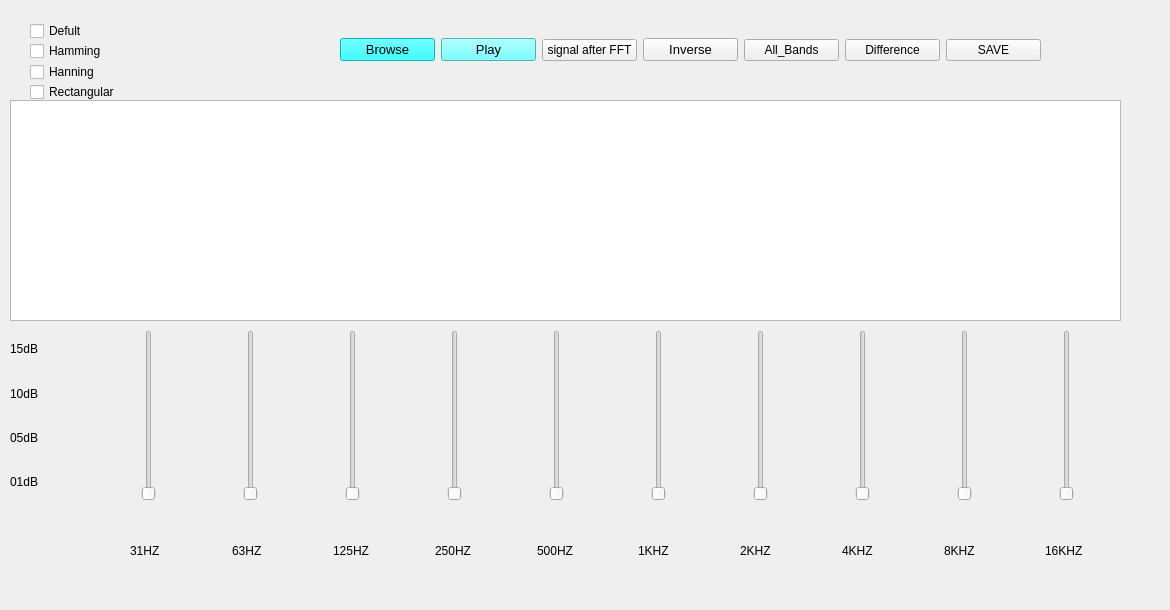
  <widget class="QWidget" name="centralwidget">
   <widget class="QWidget" name="horizontalLayoutWidget">
    <property name="geometry">
     <rect>
      <x>60</x>
      <y>330</y>
      <width>1101</width>
      <height>171</height>
     </rect>
    </property>
    <layout class="QHBoxLayout" name="horizontalLayout">
     <item>
      <widget class="QSlider" name="verticalSlider_9">
       <property name="orientation">
        <enum>Qt::Vertical</enum>
       </property>
      </widget>
     </item>
     <item>
      <widget class="QSlider" name="verticalSlider_8">
       <property name="orientation">
        <enum>Qt::Vertical</enum>
       </property>
      </widget>
     </item>
     <item>
      <widget class="QSlider" name="verticalSlider_7">
       <property name="orientation">
        <enum>Qt::Vertical</enum>
       </property>
      </widget>
     </item>
     <item>
      <widget class="QSlider" name="verticalSlider_6">
       <property name="orientation">
        <enum>Qt::Vertical</enum>
       </property>
      </widget>
     </item>
     <item>
      <widget class="QSlider" name="verticalSlider_5">
       <property name="orientation">
        <enum>Qt::Vertical</enum>
       </property>
      </widget>
     </item>
     <item>
      <widget class="QSlider" name="verticalSlider_4">
       <property name="orientation">
        <enum>Qt::Vertical</enum>
       </property>
      </widget>
     </item>
     <item>
      <widget class="QSlider" name="verticalSlider_3">
       <property name="orientation">
        <enum>Qt::Vertical</enum>
       </property>
      </widget>
     </item>
     <item>
      <widget class="QSlider" name="verticalSlider_2">
       <property name="orientation">
        <enum>Qt::Vertical</enum>
       </property>
      </widget>
     </item>
     <item>
      <widget class="QSlider" name="verticalSlider_1">
       <property name="orientation">
        <enum>Qt::Vertical</enum>
       </property>
      </widget>
     </item>
     <item>
      <widget class="QSlider" name="verticalSlider_0">
       <property name="orientation">
        <enum>Qt::Vertical</enum>
       </property>
      </widget>
     </item>
    </layout>
   </widget>
   <widget class="QWidget" name="horizontalLayoutWidget_2">
    <property name="geometry">
     <rect>
      <x>130</x>
      <y>500</y>
      <width>1011</width>
      <height>101</height>
     </rect>
    </property>
    <layout class="QHBoxLayout" name="horizontalLayout_2">
     <item>
      <widget class="QLabel" name="label_6">
       <property name="text">
        <string>31HZ</string>
       </property>
      </widget>
     </item>
     <item>
      <widget class="QLabel" name="label_4">
       <property name="text">
        <string>63HZ</string>
       </property>
      </widget>
     </item>
     <item>
      <widget class="QLabel" name="label_3">
       <property name="text">
        <string>125HZ</string>
       </property>
      </widget>
     </item>
     <item>
      <widget class="QLabel" name="label_2">
       <property name="text">
        <string>250HZ</string>
       </property>
      </widget>
     </item>
     <item>
      <widget class="QLabel" name="label_5">
       <property name="text">
        <string>500HZ</string>
       </property>
      </widget>
     </item>
     <item>
      <widget class="QLabel" name="label_11">
       <property name="text">
        <string>1KHZ</string>
       </property>
      </widget>
     </item>
     <item>
      <widget class="QLabel" name="label_7">
       <property name="text">
        <string>2KHZ</string>
       </property>
      </widget>
     </item>
     <item>
      <widget class="QLabel" name="label_10">
       <property name="text">
        <string>4KHZ</string>
       </property>
      </widget>
     </item>
     <item>
      <widget class="QLabel" name="label_9">
       <property name="text">
        <string>8KHZ</string>
       </property>
      </widget>
     </item>
     <item>
      <widget class="QLabel" name="label_8">
       <property name="text">
        <string>16KHZ</string>
       </property>
      </widget>
     </item>
    </layout>
   </widget>
   <widget class="QWidget" name="verticalLayoutWidget">
    <property name="geometry">
     <rect>
      <x>10</x>
      <y>330</y>
      <width>41</width>
      <height>171</height>
     </rect>
    </property>
    <layout class="QVBoxLayout" name="verticalLayout">
     <item>
      <widget class="QLabel" name="label_14">
       <property name="text">
        <string>15dB</string>
       </property>
      </widget>
     </item>
     <item>
      <widget class="QLabel" name="label_13">
       <property name="text">
        <string>10dB</string>
       </property>
      </widget>
     </item>
     <item>
      <widget class="QLabel" name="label_12">
       <property name="text">
        <string>05dB</string>
       </property>
      </widget>
     </item>
     <item>
      <widget class="QLabel" name="label">
       <property name="text">
        <string>01dB</string>
       </property>
      </widget>
     </item>
    </layout>
   </widget>
   <widget class="QWidget" name="verticalLayoutWidget_2">
    <property name="geometry">
     <rect>
      <x>10</x>
      <y>100</y>
      <width>1111</width>
      <height>221</height>
     </rect>
    </property>
    <layout class="QVBoxLayout" name="verticalLayout_2">
     <item>
      <widget class="PlotWidget" name="graphicsView"/>
     </item>
    </layout>
   </widget>
   <widget class="QWidget" name="verticalLayoutWidget_3">
    <property name="geometry">
     <rect>
      <x>30</x>
      <y>20</y>
      <width>160</width>
      <height>22</height>
     </rect>
    </property>
    <layout class="QVBoxLayout" name="verticalLayout_3">
     <item>
      <widget class="QCheckBox" name="Defult">
       <property name="text">
        <string>Defult</string>
       </property>
      </widget>
     </item>
    </layout>
   </widget>
   <widget class="QWidget" name="verticalLayoutWidget_4">
    <property name="geometry">
     <rect>
      <x>30</x>
      <y>61</y>
      <width>161</width>
      <height>22</height>
     </rect>
    </property>
    <layout class="QVBoxLayout" name="verticalLayout_4">
     <item>
      <widget class="QCheckBox" name="checkBox_2">
       <property name="text">
        <string>Hanning</string>
       </property>
      </widget>
     </item>
    </layout>
   </widget>
   <widget class="QWidget" name="verticalLayoutWidget_5">
    <property name="geometry">
     <rect>
      <x>30</x>
      <y>81</y>
      <width>160</width>
      <height>22</height>
     </rect>
    </property>
    <layout class="QVBoxLayout" name="verticalLayout_5">
     <item>
      <widget class="QCheckBox" name="checkBox_3">
       <property name="text">
        <string>Rectangular</string>
       </property>
      </widget>
     </item>
    </layout>
   </widget>
   <widget class="QWidget" name="horizontalLayoutWidget_3">
    <property name="geometry">
     <rect>
      <x>340</x>
      <y>10</y>
      <width>701</width>
      <height>80</height>
     </rect>
    </property>
    <layout class="QHBoxLayout" name="horizontalLayout_3">
     <item>
      <widget class="QPushButton" name="Browse">
       <property name="palette">
        <palette>
         <active>
          <colorrole role="WindowText">
           <brush brushstyle="SolidPattern">
            <color alpha="255">
             <red>0</red>
             <green>0</green>
             <blue>0</blue>
            </color>
           </brush>
          </colorrole>
          <colorrole role="Button">
           <brush brushstyle="SolidPattern">
            <color alpha="255">
             <red>0</red>
             <green>255</green>
             <blue>255</blue>
            </color>
           </brush>
          </colorrole>
          <colorrole role="Light">
           <brush brushstyle="SolidPattern">
            <color alpha="255">
             <red>127</red>
             <green>255</green>
             <blue>255</blue>
            </color>
           </brush>
          </colorrole>
          <colorrole role="Midlight">
           <brush brushstyle="SolidPattern">
            <color alpha="255">
             <red>63</red>
             <green>255</green>
             <blue>255</blue>
            </color>
           </brush>
          </colorrole>
          <colorrole role="Dark">
           <brush brushstyle="SolidPattern">
            <color alpha="255">
             <red>0</red>
             <green>127</green>
             <blue>127</blue>
            </color>
           </brush>
          </colorrole>
          <colorrole role="Mid">
           <brush brushstyle="SolidPattern">
            <color alpha="255">
             <red>0</red>
             <green>170</green>
             <blue>170</blue>
            </color>
           </brush>
          </colorrole>
          <colorrole role="Text">
           <brush brushstyle="SolidPattern">
            <color alpha="255">
             <red>0</red>
             <green>0</green>
             <blue>0</blue>
            </color>
           </brush>
          </colorrole>
          <colorrole role="BrightText">
           <brush brushstyle="SolidPattern">
            <color alpha="255">
             <red>255</red>
             <green>255</green>
             <blue>255</blue>
            </color>
           </brush>
          </colorrole>
          <colorrole role="ButtonText">
           <brush brushstyle="SolidPattern">
            <color alpha="255">
             <red>0</red>
             <green>0</green>
             <blue>0</blue>
            </color>
           </brush>
          </colorrole>
          <colorrole role="Base">
           <brush brushstyle="SolidPattern">
            <color alpha="255">
             <red>255</red>
             <green>255</green>
             <blue>255</blue>
            </color>
           </brush>
          </colorrole>
          <colorrole role="Window">
           <brush brushstyle="SolidPattern">
            <color alpha="255">
             <red>0</red>
             <green>255</green>
             <blue>255</blue>
            </color>
           </brush>
          </colorrole>
          <colorrole role="Shadow">
           <brush brushstyle="SolidPattern">
            <color alpha="255">
             <red>0</red>
             <green>0</green>
             <blue>0</blue>
            </color>
           </brush>
          </colorrole>
          <colorrole role="AlternateBase">
           <brush brushstyle="SolidPattern">
            <color alpha="255">
             <red>127</red>
             <green>255</green>
             <blue>255</blue>
            </color>
           </brush>
          </colorrole>
          <colorrole role="ToolTipBase">
           <brush brushstyle="SolidPattern">
            <color alpha="255">
             <red>255</red>
             <green>255</green>
             <blue>220</blue>
            </color>
           </brush>
          </colorrole>
          <colorrole role="ToolTipText">
           <brush brushstyle="SolidPattern">
            <color alpha="255">
             <red>0</red>
             <green>0</green>
             <blue>0</blue>
            </color>
           </brush>
          </colorrole>
         </active>
         <inactive>
          <colorrole role="WindowText">
           <brush brushstyle="SolidPattern">
            <color alpha="255">
             <red>0</red>
             <green>0</green>
             <blue>0</blue>
            </color>
           </brush>
          </colorrole>
          <colorrole role="Button">
           <brush brushstyle="SolidPattern">
            <color alpha="255">
             <red>0</red>
             <green>255</green>
             <blue>255</blue>
            </color>
           </brush>
          </colorrole>
          <colorrole role="Light">
           <brush brushstyle="SolidPattern">
            <color alpha="255">
             <red>127</red>
             <green>255</green>
             <blue>255</blue>
            </color>
           </brush>
          </colorrole>
          <colorrole role="Midlight">
           <brush brushstyle="SolidPattern">
            <color alpha="255">
             <red>63</red>
             <green>255</green>
             <blue>255</blue>
            </color>
           </brush>
          </colorrole>
          <colorrole role="Dark">
           <brush brushstyle="SolidPattern">
            <color alpha="255">
             <red>0</red>
             <green>127</green>
             <blue>127</blue>
            </color>
           </brush>
          </colorrole>
          <colorrole role="Mid">
           <brush brushstyle="SolidPattern">
            <color alpha="255">
             <red>0</red>
             <green>170</green>
             <blue>170</blue>
            </color>
           </brush>
          </colorrole>
          <colorrole role="Text">
           <brush brushstyle="SolidPattern">
            <color alpha="255">
             <red>0</red>
             <green>0</green>
             <blue>0</blue>
            </color>
           </brush>
          </colorrole>
          <colorrole role="BrightText">
           <brush brushstyle="SolidPattern">
            <color alpha="255">
             <red>255</red>
             <green>255</green>
             <blue>255</blue>
            </color>
           </brush>
          </colorrole>
          <colorrole role="ButtonText">
           <brush brushstyle="SolidPattern">
            <color alpha="255">
             <red>0</red>
             <green>0</green>
             <blue>0</blue>
            </color>
           </brush>
          </colorrole>
          <colorrole role="Base">
           <brush brushstyle="SolidPattern">
            <color alpha="255">
             <red>255</red>
             <green>255</green>
             <blue>255</blue>
            </color>
           </brush>
          </colorrole>
          <colorrole role="Window">
           <brush brushstyle="SolidPattern">
            <color alpha="255">
             <red>0</red>
             <green>255</green>
             <blue>255</blue>
            </color>
           </brush>
          </colorrole>
          <colorrole role="Shadow">
           <brush brushstyle="SolidPattern">
            <color alpha="255">
             <red>0</red>
             <green>0</green>
             <blue>0</blue>
            </color>
           </brush>
          </colorrole>
          <colorrole role="AlternateBase">
           <brush brushstyle="SolidPattern">
            <color alpha="255">
             <red>127</red>
             <green>255</green>
             <blue>255</blue>
            </color>
           </brush>
          </colorrole>
          <colorrole role="ToolTipBase">
           <brush brushstyle="SolidPattern">
            <color alpha="255">
             <red>255</red>
             <green>255</green>
             <blue>220</blue>
            </color>
           </brush>
          </colorrole>
          <colorrole role="ToolTipText">
           <brush brushstyle="SolidPattern">
            <color alpha="255">
             <red>0</red>
             <green>0</green>
             <blue>0</blue>
            </color>
           </brush>
          </colorrole>
         </inactive>
         <disabled>
          <colorrole role="WindowText">
           <brush brushstyle="SolidPattern">
            <color alpha="255">
             <red>0</red>
             <green>127</green>
             <blue>127</blue>
            </color>
           </brush>
          </colorrole>
          <colorrole role="Button">
           <brush brushstyle="SolidPattern">
            <color alpha="255">
             <red>0</red>
             <green>255</green>
             <blue>255</blue>
            </color>
           </brush>
          </colorrole>
          <colorrole role="Light">
           <brush brushstyle="SolidPattern">
            <color alpha="255">
             <red>127</red>
             <green>255</green>
             <blue>255</blue>
            </color>
           </brush>
          </colorrole>
          <colorrole role="Midlight">
           <brush brushstyle="SolidPattern">
            <color alpha="255">
             <red>63</red>
             <green>255</green>
             <blue>255</blue>
            </color>
           </brush>
          </colorrole>
          <colorrole role="Dark">
           <brush brushstyle="SolidPattern">
            <color alpha="255">
             <red>0</red>
             <green>127</green>
             <blue>127</blue>
            </color>
           </brush>
          </colorrole>
          <colorrole role="Mid">
           <brush brushstyle="SolidPattern">
            <color alpha="255">
             <red>0</red>
             <green>170</green>
             <blue>170</blue>
            </color>
           </brush>
          </colorrole>
          <colorrole role="Text">
           <brush brushstyle="SolidPattern">
            <color alpha="255">
             <red>0</red>
             <green>127</green>
             <blue>127</blue>
            </color>
           </brush>
          </colorrole>
          <colorrole role="BrightText">
           <brush brushstyle="SolidPattern">
            <color alpha="255">
             <red>255</red>
             <green>255</green>
             <blue>255</blue>
            </color>
           </brush>
          </colorrole>
          <colorrole role="ButtonText">
           <brush brushstyle="SolidPattern">
            <color alpha="255">
             <red>0</red>
             <green>127</green>
             <blue>127</blue>
            </color>
           </brush>
          </colorrole>
          <colorrole role="Base">
           <brush brushstyle="SolidPattern">
            <color alpha="255">
             <red>0</red>
             <green>255</green>
             <blue>255</blue>
            </color>
           </brush>
          </colorrole>
          <colorrole role="Window">
           <brush brushstyle="SolidPattern">
            <color alpha="255">
             <red>0</red>
             <green>255</green>
             <blue>255</blue>
            </color>
           </brush>
          </colorrole>
          <colorrole role="Shadow">
           <brush brushstyle="SolidPattern">
            <color alpha="255">
             <red>0</red>
             <green>0</green>
             <blue>0</blue>
            </color>
           </brush>
          </colorrole>
          <colorrole role="AlternateBase">
           <brush brushstyle="SolidPattern">
            <color alpha="255">
             <red>0</red>
             <green>255</green>
             <blue>255</blue>
            </color>
           </brush>
          </colorrole>
          <colorrole role="ToolTipBase">
           <brush brushstyle="SolidPattern">
            <color alpha="255">
             <red>255</red>
             <green>255</green>
             <blue>220</blue>
            </color>
           </brush>
          </colorrole>
          <colorrole role="ToolTipText">
           <brush brushstyle="SolidPattern">
            <color alpha="255">
             <red>0</red>
             <green>0</green>
             <blue>0</blue>
            </color>
           </brush>
          </colorrole>
         </disabled>
        </palette>
       </property>
       <property name="font">
        <font>
         <pointsize>10</pointsize>
        </font>
       </property>
       <property name="text">
        <string>Browse</string>
       </property>
      </widget>
     </item>
     <item>
      <widget class="QPushButton" name="Play">
       <property name="palette">
        <palette>
         <active>
          <colorrole role="WindowText">
           <brush brushstyle="SolidPattern">
            <color alpha="255">
             <red>0</red>
             <green>0</green>
             <blue>0</blue>
            </color>
           </brush>
          </colorrole>
          <colorrole role="Button">
           <brush brushstyle="SolidPattern">
            <color alpha="255">
             <red>85</red>
             <green>255</green>
             <blue>255</blue>
            </color>
           </brush>
          </colorrole>
          <colorrole role="Light">
           <brush brushstyle="SolidPattern">
            <color alpha="255">
             <red>213</red>
             <green>255</green>
             <blue>255</blue>
            </color>
           </brush>
          </colorrole>
          <colorrole role="Midlight">
           <brush brushstyle="SolidPattern">
            <color alpha="255">
             <red>149</red>
             <green>255</green>
             <blue>255</blue>
            </color>
           </brush>
          </colorrole>
          <colorrole role="Dark">
           <brush brushstyle="SolidPattern">
            <color alpha="255">
             <red>42</red>
             <green>127</green>
             <blue>127</blue>
            </color>
           </brush>
          </colorrole>
          <colorrole role="Mid">
           <brush brushstyle="SolidPattern">
            <color alpha="255">
             <red>56</red>
             <green>170</green>
             <blue>170</blue>
            </color>
           </brush>
          </colorrole>
          <colorrole role="Text">
           <brush brushstyle="SolidPattern">
            <color alpha="255">
             <red>0</red>
             <green>0</green>
             <blue>0</blue>
            </color>
           </brush>
          </colorrole>
          <colorrole role="BrightText">
           <brush brushstyle="SolidPattern">
            <color alpha="255">
             <red>255</red>
             <green>255</green>
             <blue>255</blue>
            </color>
           </brush>
          </colorrole>
          <colorrole role="ButtonText">
           <brush brushstyle="SolidPattern">
            <color alpha="255">
             <red>0</red>
             <green>0</green>
             <blue>0</blue>
            </color>
           </brush>
          </colorrole>
          <colorrole role="Base">
           <brush brushstyle="SolidPattern">
            <color alpha="255">
             <red>255</red>
             <green>255</green>
             <blue>255</blue>
            </color>
           </brush>
          </colorrole>
          <colorrole role="Window">
           <brush brushstyle="SolidPattern">
            <color alpha="255">
             <red>85</red>
             <green>255</green>
             <blue>255</blue>
            </color>
           </brush>
          </colorrole>
          <colorrole role="Shadow">
           <brush brushstyle="SolidPattern">
            <color alpha="255">
             <red>0</red>
             <green>0</green>
             <blue>0</blue>
            </color>
           </brush>
          </colorrole>
          <colorrole role="AlternateBase">
           <brush brushstyle="SolidPattern">
            <color alpha="255">
             <red>170</red>
             <green>255</green>
             <blue>255</blue>
            </color>
           </brush>
          </colorrole>
          <colorrole role="ToolTipBase">
           <brush brushstyle="SolidPattern">
            <color alpha="255">
             <red>255</red>
             <green>255</green>
             <blue>220</blue>
            </color>
           </brush>
          </colorrole>
          <colorrole role="ToolTipText">
           <brush brushstyle="SolidPattern">
            <color alpha="255">
             <red>0</red>
             <green>0</green>
             <blue>0</blue>
            </color>
           </brush>
          </colorrole>
         </active>
         <inactive>
          <colorrole role="WindowText">
           <brush brushstyle="SolidPattern">
            <color alpha="255">
             <red>0</red>
             <green>0</green>
             <blue>0</blue>
            </color>
           </brush>
          </colorrole>
          <colorrole role="Button">
           <brush brushstyle="SolidPattern">
            <color alpha="255">
             <red>85</red>
             <green>255</green>
             <blue>255</blue>
            </color>
           </brush>
          </colorrole>
          <colorrole role="Light">
           <brush brushstyle="SolidPattern">
            <color alpha="255">
             <red>213</red>
             <green>255</green>
             <blue>255</blue>
            </color>
           </brush>
          </colorrole>
          <colorrole role="Midlight">
           <brush brushstyle="SolidPattern">
            <color alpha="255">
             <red>149</red>
             <green>255</green>
             <blue>255</blue>
            </color>
           </brush>
          </colorrole>
          <colorrole role="Dark">
           <brush brushstyle="SolidPattern">
            <color alpha="255">
             <red>42</red>
             <green>127</green>
             <blue>127</blue>
            </color>
           </brush>
          </colorrole>
          <colorrole role="Mid">
           <brush brushstyle="SolidPattern">
            <color alpha="255">
             <red>56</red>
             <green>170</green>
             <blue>170</blue>
            </color>
           </brush>
          </colorrole>
          <colorrole role="Text">
           <brush brushstyle="SolidPattern">
            <color alpha="255">
             <red>0</red>
             <green>0</green>
             <blue>0</blue>
            </color>
           </brush>
          </colorrole>
          <colorrole role="BrightText">
           <brush brushstyle="SolidPattern">
            <color alpha="255">
             <red>255</red>
             <green>255</green>
             <blue>255</blue>
            </color>
           </brush>
          </colorrole>
          <colorrole role="ButtonText">
           <brush brushstyle="SolidPattern">
            <color alpha="255">
             <red>0</red>
             <green>0</green>
             <blue>0</blue>
            </color>
           </brush>
          </colorrole>
          <colorrole role="Base">
           <brush brushstyle="SolidPattern">
            <color alpha="255">
             <red>255</red>
             <green>255</green>
             <blue>255</blue>
            </color>
           </brush>
          </colorrole>
          <colorrole role="Window">
           <brush brushstyle="SolidPattern">
            <color alpha="255">
             <red>85</red>
             <green>255</green>
             <blue>255</blue>
            </color>
           </brush>
          </colorrole>
          <colorrole role="Shadow">
           <brush brushstyle="SolidPattern">
            <color alpha="255">
             <red>0</red>
             <green>0</green>
             <blue>0</blue>
            </color>
           </brush>
          </colorrole>
          <colorrole role="AlternateBase">
           <brush brushstyle="SolidPattern">
            <color alpha="255">
             <red>170</red>
             <green>255</green>
             <blue>255</blue>
            </color>
           </brush>
          </colorrole>
          <colorrole role="ToolTipBase">
           <brush brushstyle="SolidPattern">
            <color alpha="255">
             <red>255</red>
             <green>255</green>
             <blue>220</blue>
            </color>
           </brush>
          </colorrole>
          <colorrole role="ToolTipText">
           <brush brushstyle="SolidPattern">
            <color alpha="255">
             <red>0</red>
             <green>0</green>
             <blue>0</blue>
            </color>
           </brush>
          </colorrole>
         </inactive>
         <disabled>
          <colorrole role="WindowText">
           <brush brushstyle="SolidPattern">
            <color alpha="255">
             <red>42</red>
             <green>127</green>
             <blue>127</blue>
            </color>
           </brush>
          </colorrole>
          <colorrole role="Button">
           <brush brushstyle="SolidPattern">
            <color alpha="255">
             <red>85</red>
             <green>255</green>
             <blue>255</blue>
            </color>
           </brush>
          </colorrole>
          <colorrole role="Light">
           <brush brushstyle="SolidPattern">
            <color alpha="255">
             <red>213</red>
             <green>255</green>
             <blue>255</blue>
            </color>
           </brush>
          </colorrole>
          <colorrole role="Midlight">
           <brush brushstyle="SolidPattern">
            <color alpha="255">
             <red>149</red>
             <green>255</green>
             <blue>255</blue>
            </color>
           </brush>
          </colorrole>
          <colorrole role="Dark">
           <brush brushstyle="SolidPattern">
            <color alpha="255">
             <red>42</red>
             <green>127</green>
             <blue>127</blue>
            </color>
           </brush>
          </colorrole>
          <colorrole role="Mid">
           <brush brushstyle="SolidPattern">
            <color alpha="255">
             <red>56</red>
             <green>170</green>
             <blue>170</blue>
            </color>
           </brush>
          </colorrole>
          <colorrole role="Text">
           <brush brushstyle="SolidPattern">
            <color alpha="255">
             <red>42</red>
             <green>127</green>
             <blue>127</blue>
            </color>
           </brush>
          </colorrole>
          <colorrole role="BrightText">
           <brush brushstyle="SolidPattern">
            <color alpha="255">
             <red>255</red>
             <green>255</green>
             <blue>255</blue>
            </color>
           </brush>
          </colorrole>
          <colorrole role="ButtonText">
           <brush brushstyle="SolidPattern">
            <color alpha="255">
             <red>42</red>
             <green>127</green>
             <blue>127</blue>
            </color>
           </brush>
          </colorrole>
          <colorrole role="Base">
           <brush brushstyle="SolidPattern">
            <color alpha="255">
             <red>85</red>
             <green>255</green>
             <blue>255</blue>
            </color>
           </brush>
          </colorrole>
          <colorrole role="Window">
           <brush brushstyle="SolidPattern">
            <color alpha="255">
             <red>85</red>
             <green>255</green>
             <blue>255</blue>
            </color>
           </brush>
          </colorrole>
          <colorrole role="Shadow">
           <brush brushstyle="SolidPattern">
            <color alpha="255">
             <red>0</red>
             <green>0</green>
             <blue>0</blue>
            </color>
           </brush>
          </colorrole>
          <colorrole role="AlternateBase">
           <brush brushstyle="SolidPattern">
            <color alpha="255">
             <red>85</red>
             <green>255</green>
             <blue>255</blue>
            </color>
           </brush>
          </colorrole>
          <colorrole role="ToolTipBase">
           <brush brushstyle="SolidPattern">
            <color alpha="255">
             <red>255</red>
             <green>255</green>
             <blue>220</blue>
            </color>
           </brush>
          </colorrole>
          <colorrole role="ToolTipText">
           <brush brushstyle="SolidPattern">
            <color alpha="255">
             <red>0</red>
             <green>0</green>
             <blue>0</blue>
            </color>
           </brush>
          </colorrole>
         </disabled>
        </palette>
       </property>
       <property name="font">
        <font>
         <family>MS Shell Dlg 2</family>
         <pointsize>10</pointsize>
        </font>
       </property>
       <property name="text">
        <string>Play</string>
       </property>
      </widget>
     </item>
     <item>
      <widget class="QPushButton" name="signal_after_fft">
       <property name="text">
        <string>signal after FFT</string>
       </property>
      </widget>
     </item>
     <item>
      <widget class="QPushButton" name="inverse">
       <property name="font">
        <font>
         <pointsize>10</pointsize>
        </font>
       </property>
       <property name="text">
        <string>Inverse</string>
       </property>
      </widget>
     </item>
     <item>
      <widget class="QPushButton" name="All_Bands">
       <property name="text">
        <string>All_Bands</string>
       </property>
      </widget>
     </item>
     <item>
      <widget class="QPushButton" name="Difference">
       <property name="text">
        <string>Difference</string>
       </property>
      </widget>
     </item>
     <item>
      <widget class="QPushButton" name="SAVE">
       <property name="text">
        <string>SAVE</string>
       </property>
      </widget>
     </item>
    </layout>
   </widget>
   <widget class="QWidget" name="verticalLayoutWidget_6">
    <property name="geometry">
     <rect>
      <x>30</x>
      <y>40</y>
      <width>158</width>
      <height>22</height>
     </rect>
    </property>
    <layout class="QVBoxLayout" name="verticalLayout_6">
     <item>
      <widget class="QCheckBox" name="checkBox">
       <property name="text">
        <string>Hamming</string>
       </property>
      </widget>
     </item>
    </layout>
   </widget>
  </widget>
